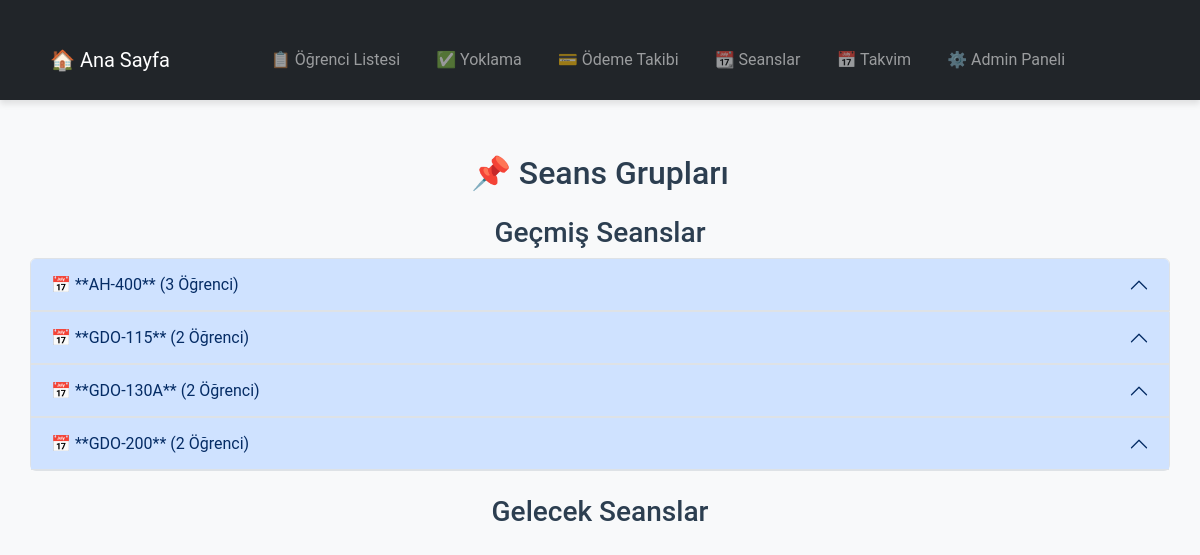
The app's page /schedule with its own data.
### tables this page shows
CREATE TABLE "students" (
id INTEGER PRIMARY KEY AUTOINCREMENT,
ad TEXT NOT NULL,
soyad TEXT NOT NULL,
tc TEXT NOT NULL,
dogum_tarihi TEXT,
kayit_tarihi TEXT DEFAULT CURRENT_DATE,
veli_adi TEXT,
veli_telefon TEXT,
seans_turu TEXT,
seans_fiyat REAL,
seans_saati TEXT,
odenen_miktar REAL DEFAULT 0,
kalan_miktar REAL DEFAULT 0,
created_at TIMESTAMP DEFAULT CURRENT_TIMESTAMP,
odeme_turu TEXT
, seans_gunleri TEXT DEFAULT '', devamsizlik INTEGER DEFAULT 0, kalan_seans INT, seans_sayisi INTEGER);

### app.py (the view)
@app.route('/schedule')
def schedule():
    conn = get_db_connection()
    cursor = conn.cursor()
    cursor.execute("""
        SELECT seans_turu, ad, soyad, seans_saati, seans_gunleri, kayit_tarihi
        FROM students
        ORDER BY kayit_tarihi DESC, seans_turu, seans_saati
    """)
    students = cursor.fetchall()
    conn.close()
    seans_listesi = {"Geçmiş Seanslar": {}, "Gelecek Seanslar": {}}
    bugun = datetime.today().date()
    for student in students:
        seans_tarihi = datetime.strptime(student[5], "%Y-%m-%d").date()
        kategori = "Geçmiş Seanslar" if seans_tarihi < bugun else "Gelecek Seanslar"
        seans_turu = student[0]
        if seans_turu not in seans_listesi[kategori]:
            seans_listesi[kategori][seans_turu] = []
        seans_listesi[kategori][seans_turu].append(student)
    return render_template("schedule.html", seans_listesi=seans_listesi)

### app.py (called while the page is built)
def get_db_connection():
    if not os.path.exists(DB_PATH):  # Eğer veritabanı dosyası yoksa hata ver
        print(f"❌ HATA: Veritabanı dosyası bulunamadı! Beklenen konum: {DB_PATH}")
        sys.exit(1)
    conn = sqlite3.connect(DB_PATH)
    conn.row_factory = sqlite3.Row  # Sözlük formatında veri döndürür
    return conn

### templates/schedule.html (shortened to what this page needs)
<!DOCTYPE html>
<html lang="tr">
<head>
    <link href="https://cdn.jsdelivr.net/npm/bootstrap@5.3.0/dist/css/bootstrap.min.css" rel="stylesheet">
    <link rel="stylesheet" href="{{ url_for('static', filename='style.css') }}">
</head>
<body>
    {% include 'navbar.html' %}
    <div class="container mt-4">
        <h2 class="mb-4 text-center">📌 Seans Grupları</h2>
        {% for kategori, seanslar in seans_listesi.items() %}
        <h3 class="mt-4">{{ kategori }}</h3>
        <div class="accordion" id="{{ kategori|replace(' ', '') }}">
            {% for seans, ogrenciler in seanslar.items() %}
            <div class="accordion-item">
                <h2 class="accordion-header" id="heading{{ loop.index }}">
                    <button class="accordion-button" type="button" data-bs-toggle="collapse" data-bs-target="#collapse{{ kategori|replace(' ', '') }}{{ loop.index }}">
                        📅 **{{ seans }}** ({{ ogrenciler|length }} Öğrenci)
                    </button>
                </h2>
            </div>
            {% endfor %}
        </div>
        {% endfor %}
    </div>
</body>
</html>

### static/style.css (style rules this page uses)
body { font-family: 'Roboto', sans-serif; background-color: #f8f9fa; margin: 0; padding: 0; color: #333; max-width: 100%; }
.container { max-width: 1200px; margin: auto; padding: 30px; }
button { padding: 10px 15px; font-size: 16px; border-radius: 5px; border: none; cursor: pointer; }
h1, h2, h3 { text-align: center; color: #2C3E50; }

### records on screen
students: seans_turu "AH-400", ogrenciler "3"
students: seans_turu "GDO-115", ogrenciler "2"
students: seans_turu "GDO-130A", ogrenciler "2"
students: seans_turu "GDO-200", ogrenciler "2"

### other values on screen
{{ kategori }} "Geçmiş Seanslar" "Gelecek Seanslar"
